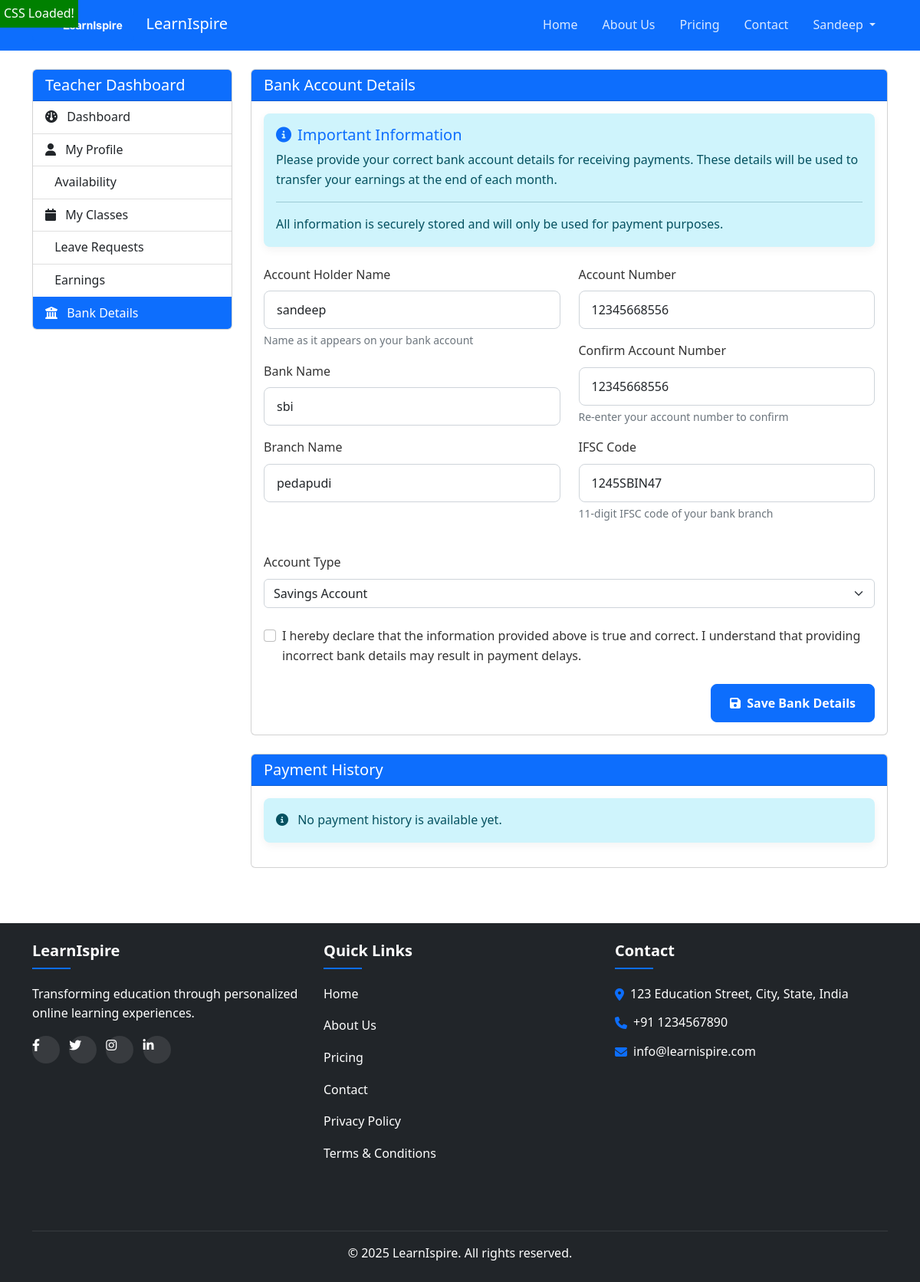
The page /teacher/bank-details/ (signed in) on the database its author committed.
### accounts/models.py (models this page shows, shortened)
class CustomUser(AbstractUser):
    USER_ROLES = (
        ("student", "Student"),
        ("teacher", "Teacher"),
        ("admin", "Admin"),
    )
    email = models.EmailField(_("email address"), unique=True)
    phone_number = models.CharField(max_length=15, unique=False)
    is_phone_verified = models.BooleanField(default=False)
    role = models.CharField(max_length=10, choices=USER_ROLES, default="student")
    USERNAME_FIELD = "email"
    REQUIRED_FIELDS = ["username", "phone_number"]
    @property
    def is_teacher(self):
        return self.role == "teacher"

class TeacherProfile(models.Model):
    TEACHER_STATUS = (
        ("PENDING", "Pending Approval"),
        ("APPROVED", "Approved"),
        ("ACTIVE", "Active"),
        ("INACTIVE", "Inactive"),
        ("REJECTED", "Rejected"),
    )
    user = models.OneToOneField(
        CustomUser, on_delete=models.CASCADE, related_name="teacher_profile"
    )
    education = models.TextField()
    experience = models.TextField()
    subjects = models.ManyToManyField("common.Subject", related_name="teachers")
    status = models.CharField(max_length=20, choices=TEACHER_STATUS, default="PENDING")
    bio = models.TextField(blank=True)
    profile_picture = models.ImageField(
        upload_to="teacher_profiles/", null=True, blank=True
    )
    bank_name = models.CharField(max_length=100, blank=True)
    account_number = models.CharField(max_length=30, blank=True)
    ifsc_code = models.CharField(max_length=20, blank=True)
    created_at = models.DateTimeField(auto_now_add=True)
    updated_at = models.DateTimeField(auto_now=True)
    account_holder_name = models.CharField(max_length=100, blank=True)
    branch_name = models.CharField(max_length=100, blank=True)
    phone = models.CharField(max_length=15, blank=True)
    highest_qualification = models.CharField(max_length=100, blank=True)
    years_of_experience = models.IntegerField(default=0)
    university = models.CharField(max_length=200, blank=True)
    graduation_year = models.IntegerField(default=0)
    specialization = models.CharField(max_length=200, blank=True)
    skills = models.TextField(blank=True)

### teacher_dashboard/views.py (the view, shortened to what this page needs)
# urls.py: path("bank-details/", views.BankDetailsView.as_view(), name="bank_details"),
class BankDetailsView(TeacherAccessMixin, View):
    template_name = "teacher_dashboard/bank_details.html"
    def get(self, request):
        try:
            profile = request.user.teacher_profile
        except TeacherProfile.DoesNotExist:
            profile = TeacherProfile.objects.create(user=request.user)
        context = {
            "profile": profile,
        }
        return render(request, self.template_name, context)

### templates/teacher_dashboard/bank_details.html (shortened to what this page needs)
{% extends 'base.html' %}
{% load static %}
{% block content %}
<div class="container py-4">
    <div class="row">
        <div class="col-md-3">
            <div class="card mb-4">
                <div class="card-header bg-primary text-white">
                    <h5 class="mb-0">Teacher Dashboard</h5>
                </div>
                <div class="list-group list-group-flush">
                    <a href="{% url 'teacher_dashboard:home' %}" class="list-group-item list-group-item-action">
                        <i class="fa fa-dashboard me-2"></i> Dashboard
                    </a>
                    <a href="{% url 'teacher_dashboard:profile' %}" class="list-group-item list-group-item-action">
                        <i class="fa fa-user me-2"></i> My Profile
                    </a>
                    <a href="{% url 'teacher_dashboard:availability' %}" class="list-group-item list-group-item-action">
                         Availability
                    </a>
                    <a href="{% url 'teacher_dashboard:classes' %}" class="list-group-item list-group-item-action">
                        <i class="fa fa-calendar me-2"></i> My Classes
                    </a>
                    <a href="{% url 'teacher_dashboard:leave_request' %}" class="list-group-item list-group-item-action">
                         Leave Requests
                    </a>
                    <a href="{% url 'teacher_dashboard:earnings' %}" class="list-group-item list-group-item-action">
                         Earnings
                    </a>
                    <a href="{% url 'teacher_dashboard:bank_details' %}" class="list-group-item list-group-item-action active">
                        <i class="fa fa-university me-2"></i> Bank Details
                    </a>
                </div>
            </div>
        </div>
        <div class="col-md-9">
            <div class="card">
                <div class="card-header bg-primary text-white">
                    <h5 class="mb-0">Bank Account Details</h5>
                </div>
                <div class="card-body">
                    <div class="alert alert-info mb-4">
                        <h5 class="alert-heading"><i class="fa fa-info-circle me-2"></i>Important Information</h5>
                        <p>Please provide your correct bank account details for receiving payments. These details will be used to transfer your earnings at the end of each month.</p>
                        <hr>
                        <p class="mb-0">All information is securely stored and will only be used for payment purposes.</p>
                    </div>
                    <form method="post">
                        <div class="row mb-4">
                            <div class="col-md-6">
                                <div class="mb-3">
                                    <label for="account_holder_name" class="form-label">Account Holder Name</label>
                                    <input type="text" class="form-control" id="account_holder_name" name="account_holder_name" value="{{ profile.account_holder_name }}" required>
                                    <div class="form-text">Name as it appears on your bank account</div>
                                </div>
                                <div class="mb-3">
                                    <label for="bank_name" class="form-label">Bank Name</label>
                                    <input type="text" class="form-control" id="bank_name" name="bank_name" value="{{ profile.bank_name }}" required>
                                </div>
                                <div class="mb-3">
                                    <label for="branch_name" class="form-label">Branch Name</label>
                                    <input type="text" class="form-control" id="branch_name" name="branch_name" value="{{ profile.branch_name }}">
                                </div>
                            </div>
                            <div class="col-md-6">
                                <div class="mb-3">
                                    <label for="account_number" class="form-label">Account Number</label>
                                    <input type="text" class="form-control" id="account_number" name="account_number" value="{{ profile.account_number }}" required>
                                </div>
                                <div class="mb-3">
                                    <label for="confirm_account_number" class="form-label">Confirm Account Number</label>
                                    <input type="text" class="form-control" id="confirm_account_number" name="confirm_account_number" value="{{ profile.account_number }}" required>
                                    <div class="form-text">Re-enter your account number to confirm</div>
                                </div>
                                <div class="mb-3">
                                    <label for="ifsc_code" class="form-label">IFSC Code</label>
                                    <input type="text" class="form-control" id="ifsc_code" name="ifsc_code" value="{{ profile.ifsc_code }}" required>
                                    <div class="form-text">11-digit IFSC code of your bank branch</div>
                                </div>
                            </div>
                        </div>
                        <div class="mb-4">
                            <label for="account_type" class="form-label">Account Type</label>
                            <select class="form-select" id="account_type" name="account_type">
                                <option value="Savings" {% if profile.account_type == 'Savings' %}selected{% endif %}>Savings Account</option>
                            </select>
                        </div>
                        <div class="mb-4">
                            <div class="form-check">
                                <input class="form-check-input" type="checkbox" id="declaration" name="declaration" required>
                                <label class="form-check-label" for="declaration">
                                    I hereby declare that the information provided above is true and correct. I understand that providing incorrect bank details may result in payment delays.
                                </label>
                            </div>
                        </div>
                        <div class="d-grid gap-2 d-md-flex justify-content-md-end">
                            <button type="submit" class="btn btn-primary">
                                <i class="fa fa-save me-1"></i> Save Bank Details
                            </button>
                        </div>
                    </form>
                </div>
            </div>
            <div class="card mt-4">
                <div class="card-header bg-primary text-white">
                    <h5 class="mb-0">Payment History</h5>
                </div>
                <div class="card-body">
                    {% if payment_history %}
                        <div class="table-responsive">
                            <table class="table table-hover">
                                <thead>
                                    <tr>
                                        <th>Date</th>
                                        <th>Month</th>
                                        <th>Amount</th>
                                        <th>Transaction ID</th>
                                        <th>Status</th>
                                    </tr>
                                </thead>
                                <tbody>
                                    {% for payment in payment_history %}
                                        <tr>
                                            <td>{{ payment.payment_date|date:"M d, Y" }}</td>
                                            <td>{{ payment.for_month|date:"F Y" }}</td>
                                            <td>₹{{ payment.amount|floatformat:2 }}</td>
                                            <td>{{ payment.transaction_id }}</td>
                                            <td>
                                                <span class="badge bg-{% if payment.status == 'SUCCESS' %}success{% elif payment.status == 'FAILED' %}danger{% elif payment.status == 'PENDING' %}warning{% else %}secondary{% endif %}">
                                                    {{ payment.get_status_display }}
                                                </span>
                                            </td>
                                        </tr>
                                    {% endfor %}
                                </tbody>
                            </table>
                        </div>
                    {% else %}
                        <div class="alert alert-info">
                            <i class="fa fa-info-circle me-2"></i> No payment history is available yet.
                        </div>
                    {% endif %}
                </div>
            </div>
        </div>
    </div>
</div>
{% endblock %}

### templates/base.html (shortened to what this page needs)
<!DOCTYPE html>
<html lang="en">
<head>
    <link href="https://cdn.jsdelivr.net/npm/bootstrap@5.2.3/dist/css/bootstrap.min.css" rel="stylesheet">
    <link rel="stylesheet" href="https://cdnjs.cloudflare.com/ajax/libs/font-awesome/6.4.0/css/all.min.css">
    {% load static %}
    <link rel="stylesheet" href="{% static 'css/style.css' %}" type="text/css">
</head>
<body>
    <nav class="navbar navbar-expand-lg navbar-dark bg-primary">
        <div class="container">
            <a class="navbar-brand" href="{% url 'landing:home' %}">
                <img src="{% static 'images/logo.png' %}" alt="LearnIspire Logo" height="40" onerror="this.src='{% static 'images/logo-placeholder.png' %}'; this.onerror='';">
                LearnIspire
            </a>
            <div class="collapse navbar-collapse" id="navbarNav">
                <ul class="navbar-nav ms-auto">
                    <li class="nav-item">
                        <a class="nav-link" href="{% url 'landing:home' %}">Home</a>
                    </li>
                    <li class="nav-item">
                        <a class="nav-link" href="{% url 'landing:about' %}">About Us</a>
                    </li>
                    <li class="nav-item">
                        <a class="nav-link" href="{% url 'landing:pricing' %}">Pricing</a>
                    </li>
                    <li class="nav-item">
                        <a class="nav-link" href="{% url 'landing:contact' %}">Contact</a>
                    </li>
                    {% if user.is_authenticated %}
                        <li class="nav-item dropdown">
                            <a class="nav-link dropdown-toggle" href="#" id="navbarDropdown" role="button" data-bs-toggle="dropdown">
                                {{ user.first_name|default:user.email }}
                            </a>
                        </li>
                    {% endif %}
                </ul>
            </div>
        </div>
    </nav>
    <main>
        {% block content %}{% endblock %}
    </main>
    <footer class="bg-dark text-white py-4 mt-5">
        <div class="container">
            <div class="row">
                <div class="col-md-4 mb-3">
                    <h5>LearnIspire</h5>
                    <p>Transforming education through personalized online learning experiences.</p>
                    <div class="social-links">
                        <a href="#" class="text-white me-2"><i class="fab fa-facebook-f"></i></a>
                        <a href="#" class="text-white me-2"><i class="fab fa-twitter"></i></a>
                        <a href="#" class="text-white me-2"><i class="fab fa-instagram"></i></a>
                        <a href="#" class="text-white"><i class="fab fa-linkedin-in"></i></a>
                    </div>
                </div>
                <div class="col-md-4 mb-3">
                    <h5>Quick Links</h5>
                    <ul class="list-unstyled">
                        <li><a href="{% url 'landing:home' %}" class="text-white">Home</a></li>
                        <li><a href="{% url 'landing:about' %}" class="text-white">About Us</a></li>
                        <li><a href="{% url 'landing:pricing' %}" class="text-white">Pricing</a></li>
                        <li><a href="{% url 'landing:contact' %}" class="text-white">Contact</a></li>
                        <li><a href="{% url 'landing:privacy' %}" class="text-white">Privacy Policy</a></li>
                        <li><a href="{% url 'landing:terms' %}" class="text-white">Terms & Conditions</a></li>
                    </ul>
                </div>
                <div class="col-md-4 mb-3">
                    <h5>Contact</h5>
                    <address>
                        <p><i class="fas fa-map-marker-alt me-2"></i> 123 Education Street, City, State, India</p>
                        <p><i class="fas fa-phone me-2"></i> +91 1234567890</p>
                        <p><i class="fas fa-envelope me-2"></i> info@learnispire.com</p>
                    </address>
                </div>
            </div>
            <div class="row mt-3">
                <div class="col-12 text-center">
                    <hr>
                    <p class="mb-0">&copy; {% now "Y" %} LearnIspire. All rights reserved.</p>
                </div>
            </div>
        </div>
    </footer>
</body>
</html>

### rows shown on the page
CustomUser: first_name "Sandeep"
TeacherProfile: account_holder_name "sandeep", bank_name "sbi", branch_name "pedapudi", account_number "12345668556", confirm_account_number "12345668556", ifsc_code "1245SBIN47"
